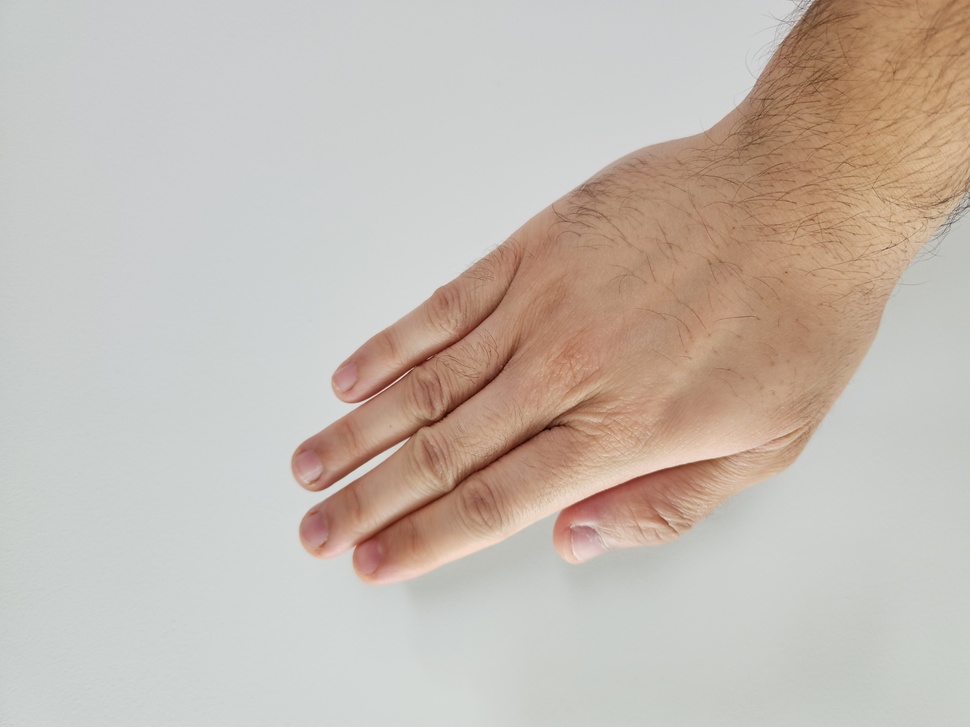
#> input picture Project_2/prep/images/Paper/20240922_123828.jpg, 970 x 727 px, shrunk from 8160 x 6120 before the run; its folder holds only this picture in this run
$ jupyter execute --allow-errors imagePreprocessing.ipynb
#> lines starting #> are read from the running program, lines starting #| are printed output that depends on the picture
#> further down, image is the input picture: PIL image 970x727 RGB; mean R, G, B 197.1, 187, 178.1
[cell 1]
# Imports
import os
import shutil
from torchvision import transforms
from PIL import Image, ImageEnhance, ImageOps
import torch
from torchvision.datasets import ImageFolder
from torch.utils.data import DataLoader
from torchvision.utils import save_image
from torchvision import datasets
from torch.utils.data import DataLoader
import warnings
import numpy as np
import cv2

[cell 2]
# Variables
# Define directories
SOURCE_DIRS = ['./images', './augmented_images']  # List of source directories containing your original and augmented images
OUTPUT_DIR = './preprocessed_images'  # Destination directory for preprocessed images

images_by_label = {}

labels = {}

batch_size = 64

# Suppress the DecompressionBombWarning
warnings.simplefilter('ignore', Image.DecompressionBombWarning)

#> (a cell that did not finish here is left out)

#> (a cell that did not finish here is left out)

[cell 5]
class ResizeWithAspectRatio:
    def __init__(self, size):
#> called with size = 256
        self.size = size
#> self.size = 256

    def __call__(self, img):
        wpercent = (self.size / float(img.size[0]))
        hsize = int((float(img.size[1]) * float(wpercent)))
        return img.resize((self.size, hsize), Image.Resampling.LANCZOS)

[cell 6]
class AutoExposure:
    def __call__(self, img):
        # Convert the image to a numpy array
        img_array = np.array(img)

        # Split into R, G, B channels
        r, g, b = cv2.split(img_array)

        # Apply CLAHE to each channel
        clahe = cv2.createCLAHE(clipLimit=25.0, tileGridSize=(8, 8))
        r = clahe.apply(r)
        g = clahe.apply(g)
        b = clahe.apply(b)

        # Merge the channels back together
        img_array = cv2.merge([r, g, b])

        # Convert back to PIL Image
        return Image.fromarray(img_array)

#> (a cell that did not finish here is left out)

[cell 8]
# Dictionary to store combined datasets for each class
datasets_by_source_and_class = {SOURCE_DIR: {class_name: [] for class_name in labels.keys()} for SOURCE_DIR in SOURCE_DIRS}

# Accumulate datasets for each class
#> (the rest of this cell did not finish here and is left out)

[cell 9]
data_loaders_by_class_and_source = {}

#> (the rest of this cell did not finish here and is left out)

[cell 10]
# Create the output directory if it doesn't exist
if not os.path.exists(OUTPUT_DIR):
    os.makedirs(OUTPUT_DIR)
else:
    # Delete directory if it already exists
    shutil.rmtree(OUTPUT_DIR)
    os.makedirs(OUTPUT_DIR)

print(f"Created/checked directory: {OUTPUT_DIR}")

# Create training and test directories
train_dir = os.path.join(OUTPUT_DIR, 'train')
test_dir = os.path.join(OUTPUT_DIR, 'test')

os.makedirs(train_dir)
os.makedirs(test_dir)

print(f"Created directory: {train_dir}")
print(f"Created directory: {test_dir}")

[cell 11]
print("Processing and saving images...")

train_dir = os.path.join(OUTPUT_DIR, 'train')
test_dir = os.path.join(OUTPUT_DIR, 'test')

# Ensure the directories exist
os.makedirs(train_dir, exist_ok=True)
os.makedirs(test_dir, exist_ok=True)

for (class_name, SOURCE_DIR), dataloader in data_loaders_by_class_and_source.items():
    print(f"Processing and saving images for class '{SOURCE_DIR} {class_name}'...")

    if SOURCE_DIR == './images':
        label = 'test'
        class_dir = os.path.join(test_dir, class_name)
    else:
        label = 'train'
        class_dir = os.path.join(train_dir, class_name)

    # Create a subdirectory for the class
    os.makedirs(class_dir, exist_ok=True)

    # Iterate through the DataLoader batches
    for batch_idx, (images, labels) in enumerate(dataloader):
        print(f"Processing batch {batch_idx} of {label}...")
        for img_idx, image in enumerate(images):
            print(f"Processing image {img_idx+(batch_idx*img_idx)}...")

            # Generate a unique filename
            save_path = os.path.join(
                class_dir,
                f"{class_name}_{img_idx+(batch_idx*img_idx):03d}.jpg"
            )

            # Save the preprocessed image
            save_image(image, save_path)
            print(f"Saved: {save_path}")

        print(f"Batch {batch_idx} of {label} complete!")
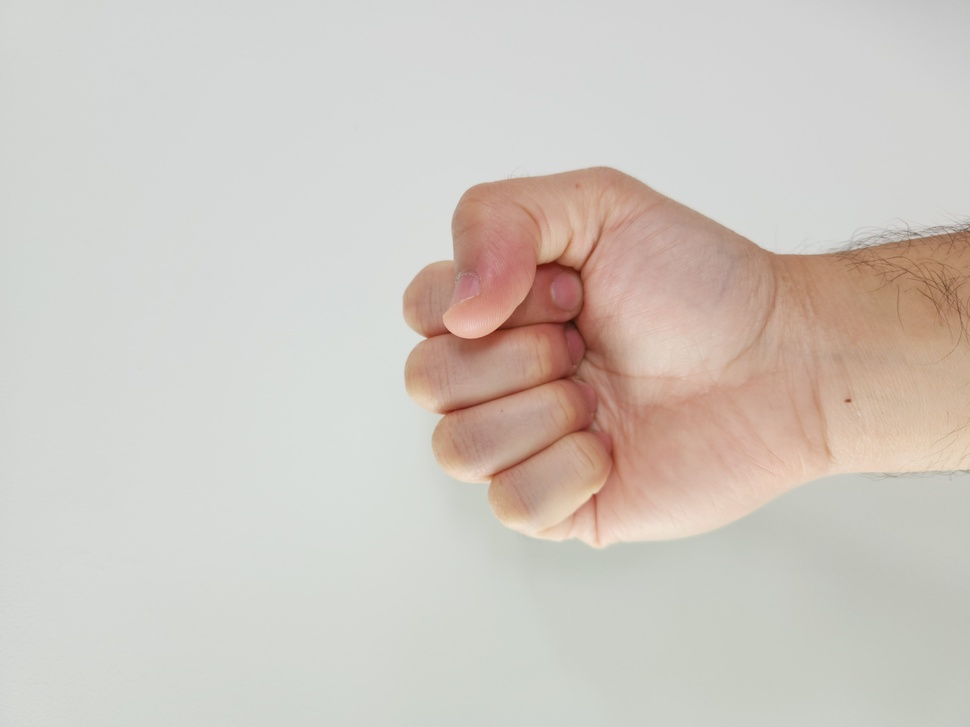
#> image: PIL image 970x727 RGB; mean R, G, B 207.3, 200.1, 193.1

print("Preprocessing complete!")
